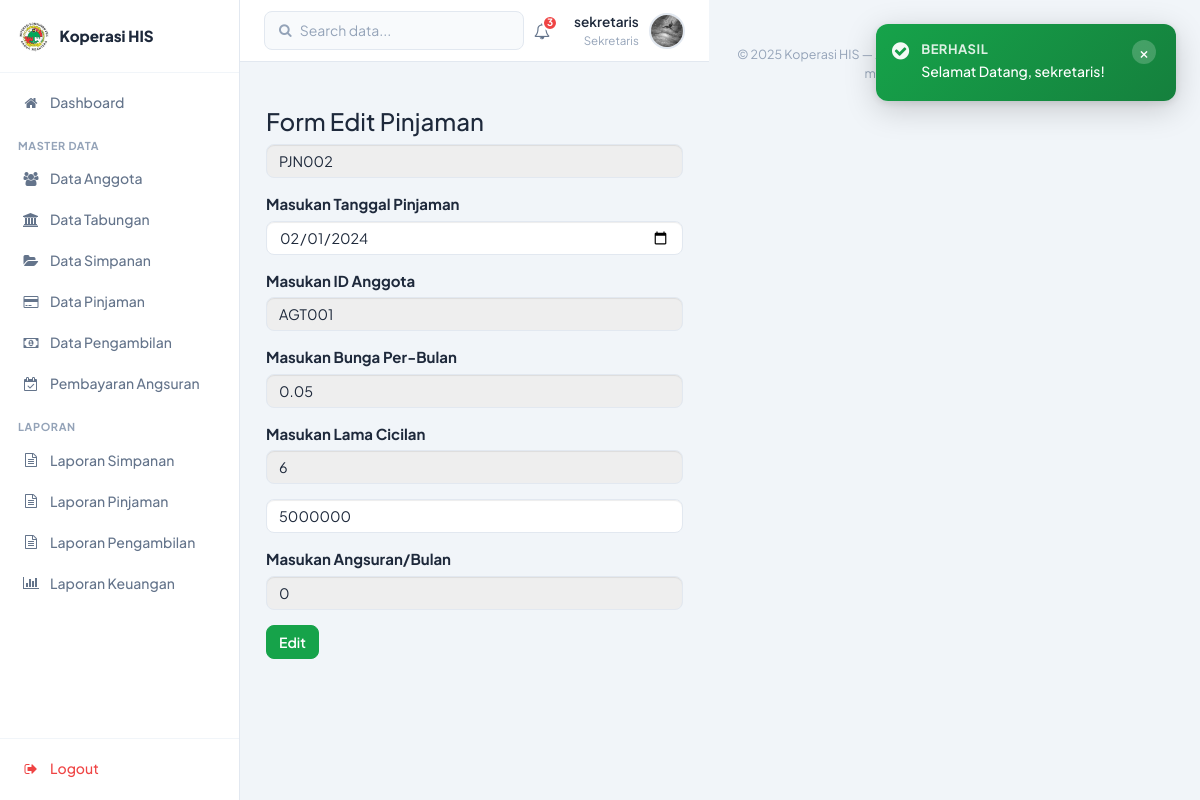
Page /sekretaris/editpinjaman.php?kd=PJN002 (signed in) on the committed database.
### tables this page shows
CREATE TABLE `tbl_pinjaman` (
  `id_pinjaman` varchar(6) NOT NULL,
  `tgl_pinjaman` date NOT NULL,
  `id_anggota` varchar(6) NOT NULL,
  `bunga_perbulan` float NOT NULL,
  `lama_cicilan` int NOT NULL,
  `jumlah_pinjaman` int NOT NULL,
  `angsuran` int NOT NULL
);

### sekretaris/editpinjaman.php (the view, shortened to what this page needs)
<?php
	include ("style/header.php");
	include ("style/sidebar.php");
	$id_pinjaman= $_GET['kd'];
?>
	<div class="box box-primary">
		<div class="box-header with-border">
			<h3 class="box-title">Form Edit Pinjaman</h3>
		</div>
		<?php
			include ("../config/koneksi.php");
			$sql = mysqli_query($konek, "SELECT * FROM tbl_pinjaman WHERE id_pinjaman = '$id_pinjaman'");
			$data = mysqli_fetch_array($sql);
		?>
		<form role="form" method="post" action="">
			<div class="box-body">
				<div class="form-group">
					<input type="text" class="form-control" name="id_pinjaman" value="<?php echo $data['id_pinjaman'];?>" readonly>
				</div>
				<div class="form-group">
					<label>Masukan Tanggal Pinjaman</label>
					<input type="date" class="form-control" name="tgl_pinjaman" value="<?php echo $data['tgl_pinjaman'];?>">
				</div>
				<div class="form-group">
					<label>Masukan ID Anggota</label>
					<input type="text" class="form-control" name="id_anggota" value="<?php echo $data['id_anggota'];?>" readonly>
				</div>
				<div class="form-group">
					<label>Masukan Bunga Per-Bulan</label>
					<input type="text" class="form-control" name="bunga_perbulan" id="bunga_perbulan" value="<?php echo $data['bunga_perbulan']; ?>" readonly>
				</div>
				<div class="form-group">
					<label>Masukan Lama Cicilan</label>
					<input type="text" class="form-control" name="lama_cicilan" id="lama_cicilan" value="<?php echo $data['lama_cicilan']; ?>" readonly>
				</div>
				<div class="form-group">
					<input type="text" class="form-control" name="jumlah_pinjaman" id="jumlah_pinjaman" value="<?php echo $data['jumlah_pinjaman']; ?>">
				</div>
				<div class="form-group">
					<label>Masukan Angsuran/Bulan</label>
					<input type="text" class="form-control" name="angsuran" id="angsuran" value="<?php echo $data['angsuran']; ?>" readonly>
				</div>
				</div>
			</div>
			<div class="box-footer">
				<button type="submit" name="edit" class="btn btn-success">Edit</button>
			</div>
    </div>
<?php
	include ("style/footer.php");
?>

### assets/css/sekretaris-theme.css (style rules this page uses)
html { font-size: 16px; }
*, *::before, *::after { box-sizing: border-box; margin: 0; padding: 0; }
body.sk-body { font-family: 'Plus Jakarta Sans', 'Segoe UI', sans-serif; background: #F1F5F9; font-size: 15px; color: #1E293B; min-height: 100vh; line-height: 1.5; }
.sk-body .form-control { border-radius: 8px; border-color: #E2E8F0; font-family: 'Plus Jakarta Sans', sans-serif; font-size: 0.9rem; color: #1E293B; padding: 10px 12px; }
.sk-body .btn-success { background: #16A34A; border-color: #16A34A; border-radius: 8px; font-family: 'Plus Jakarta Sans', sans-serif; font-weight: 600; }

### rows in the picture
tbl_pinjaman: id_pinjaman "PJN002", tgl_pinjaman "02/01/2024", id_anggota "AGT001", bunga_perbulan "0.05", lama_cicilan "6", jumlah_pinjaman "5000000", angsuran "0"

### other values in the picture
$sk_settings['nama_koperasi'] "Koperasi HIS"
$label "Dashboard Data Anggota Data Tabungan Data Simpanan Data Pinjaman Data Pengambilan Pembayaran Angsuran Laporan Simpanan Laporan Pinjaman Laporan Pengambilan Laporan Keuangan"
$notif_count "3"
$_SESSION['username'] "sekretaris"
$f['msg'] "Selamat Datang, sekretaris!"
